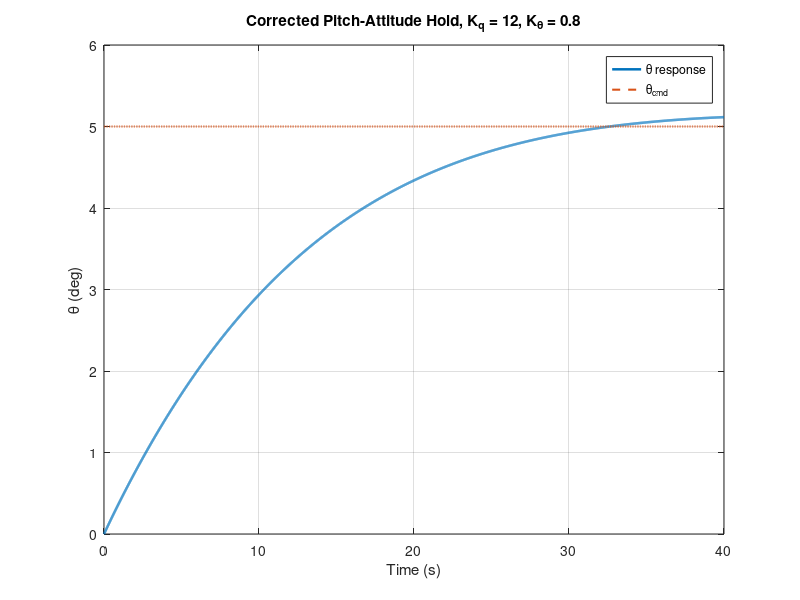

Write MATLAB code to recreate this figure. (Note: this script raises an error after producing the figure.)
% ============================================================
% Phase 3A - Corrected Pitch-Attitude Hold
% Cessna 182 Longitudinal Model
%
% States: x = [u alpha q theta]^T
%
% Control law:
%   delta_e = Kq*q + Ktheta*theta - Ntheta*theta_cmd
%
% Closed-loop model:
%   x_dot = (A + B*K)x + B*(-Ntheta)*theta_cmd
% where:
%   K = [0 0 Kq Ktheta]
%
% Ntheta is chosen so theta tracks theta_cmd at steady state.
% ============================================================

clear; clc; close all;

%% ------------------------------------------------------------
% 1) Base longitudinal model
% ------------------------------------------------------------
A = [-0.0456     19.4590     0        -32.1740;
     -0.001314   -2.092534   0.970632   0;
      0.003342  -13.938686  -6.805318   0;
      0          0           1          0];

B = [0;
    -0.202562;
    -34.735884;
     0];

C = eye(4);
D = zeros(4,1);

x0 = [0 0 0 0]';

%% ------------------------------------------------------------
% 2) Gains
% ------------------------------------------------------------
Kq = 12;
Ktheta = 0.8;   % start here, then try 0.3, 0.5, 0.8, 1.0

K = [0 0 Kq Ktheta];

Acl = A + B*K;

%% ------------------------------------------------------------
% 3) Prefilter for theta tracking
% Want theta_ss = theta_cmd
% y = Ctheta*x, with Ctheta = [0 0 0 1]
% x_ss = -Acl\B*(-Ntheta)*theta_cmd = Acl\B*Ntheta*theta_cmd
% so choose Ntheta such that Ctheta*(Acl\B)*Ntheta = 1
% ------------------------------------------------------------
Ctheta = [0 0 0 1];
Ntheta = 1 / (Ctheta * (Acl \ B));

Bcmd = -B * Ntheta;

sys_att = ss(Acl, Bcmd, C, zeros(4,1));

%% ------------------------------------------------------------
% 4) Command input
% ------------------------------------------------------------
theta_cmd_deg = 5;
theta_cmd = deg2rad(theta_cmd_deg);

t = linspace(0,40,4000);
u_cmd = theta_cmd * ones(size(t));

%% ------------------------------------------------------------
% 5) Simulate
% ------------------------------------------------------------
[y,t] = lsim(sys_att, u_cmd, t, x0);

%% ------------------------------------------------------------
% 6) Extract states
% ------------------------------------------------------------
u_resp     = y(:,1);          % ft/s
alpha_resp = rad2deg(y(:,2)); % deg
q_resp     = rad2deg(y(:,3)); % deg/s
theta_resp = rad2deg(y(:,4)); % deg

theta_cmd_plot = theta_cmd_deg * ones(size(t));

%% ------------------------------------------------------------
% 7) Elevator demand
% delta_e = Kq*q + Ktheta*theta - Ntheta*theta_cmd
% ------------------------------------------------------------
delta_e = Kq*y(:,3) + Ktheta*y(:,4) - Ntheta*theta_cmd;   % rad
delta_e_deg = rad2deg(delta_e);

%% ------------------------------------------------------------
% 8) Poles
% ------------------------------------------------------------
poles_att = eig(Acl);

disp('--------------------------------------------');
disp('Corrected Phase 3A: Pitch-Attitude Hold');
disp(['Kq     = ', num2str(Kq)]);
disp(['Ktheta = ', num2str(Ktheta)]);
disp(['Ntheta = ', num2str(Ntheta)]);
disp('Closed-loop poles:');
disp(poles_att);

%% ------------------------------------------------------------
% 9) Theta tracking
% ------------------------------------------------------------
figure('Color','w');
plot(t, theta_resp, 'LineWidth', 1.8); hold on;
plot(t, theta_cmd_plot, '--', 'LineWidth', 1.5);
grid on;
xlabel('Time (s)');
ylabel('\theta (deg)');
title(['Corrected Pitch-Attitude Hold, K_q = ', num2str(Kq), ...
       ', K_\theta = ', num2str(Ktheta)]);
legend('\theta response', '\theta_{cmd}', 'Location', 'best');

%% ------------------------------------------------------------
% 10) Full state responses
% ------------------------------------------------------------
figure('Color','w','Position',[100 100 1200 900]);
tiledlayout(4,1,'TileSpacing','compact','Padding','compact');

nexttile
plot(t,u_resp,'LineWidth',1.5);
grid on;
ylabel('u (ft/s)');
title('Corrected Phase 3A: State Responses');

nexttile
plot(t,alpha_resp,'LineWidth',1.5);
grid on;
ylabel('\alpha (deg)');

nexttile
plot(t,q_resp,'LineWidth',1.5);
grid on;
ylabel('q (deg/s)');

nexttile
plot(t,theta_resp,'LineWidth',1.5); hold on;
plot(t,theta_cmd_plot,'--','LineWidth',1.2);
grid on;
ylabel('\theta (deg)');
xlabel('Time (s)');
legend('\theta','\theta_{cmd}','Location','best');

%% ------------------------------------------------------------
% 11) Elevator demand
% ------------------------------------------------------------
figure('Color','w');
plot(t, delta_e_deg, 'LineWidth', 1.6);
grid on;
xlabel('Time (s)');
ylabel('\delta_e (deg)');
title('Corrected Phase 3A: Elevator Demand');

%% ------------------------------------------------------------
% 12) Pole map
% ------------------------------------------------------------
figure('Color','w');
plot(real(eig(A)), imag(eig(A)), 'x', 'MarkerSize', 10, 'LineWidth', 2); hold on;
plot(real(poles_att), imag(poles_att), 'o', 'MarkerSize', 10, 'LineWidth', 2);
grid on;
xlabel('Real Axis');
ylabel('Imaginary Axis');
title('Corrected Phase 3A: Open-Loop vs Closed-Loop Poles');
legend('Open-loop','Closed-loop','Location','best');
